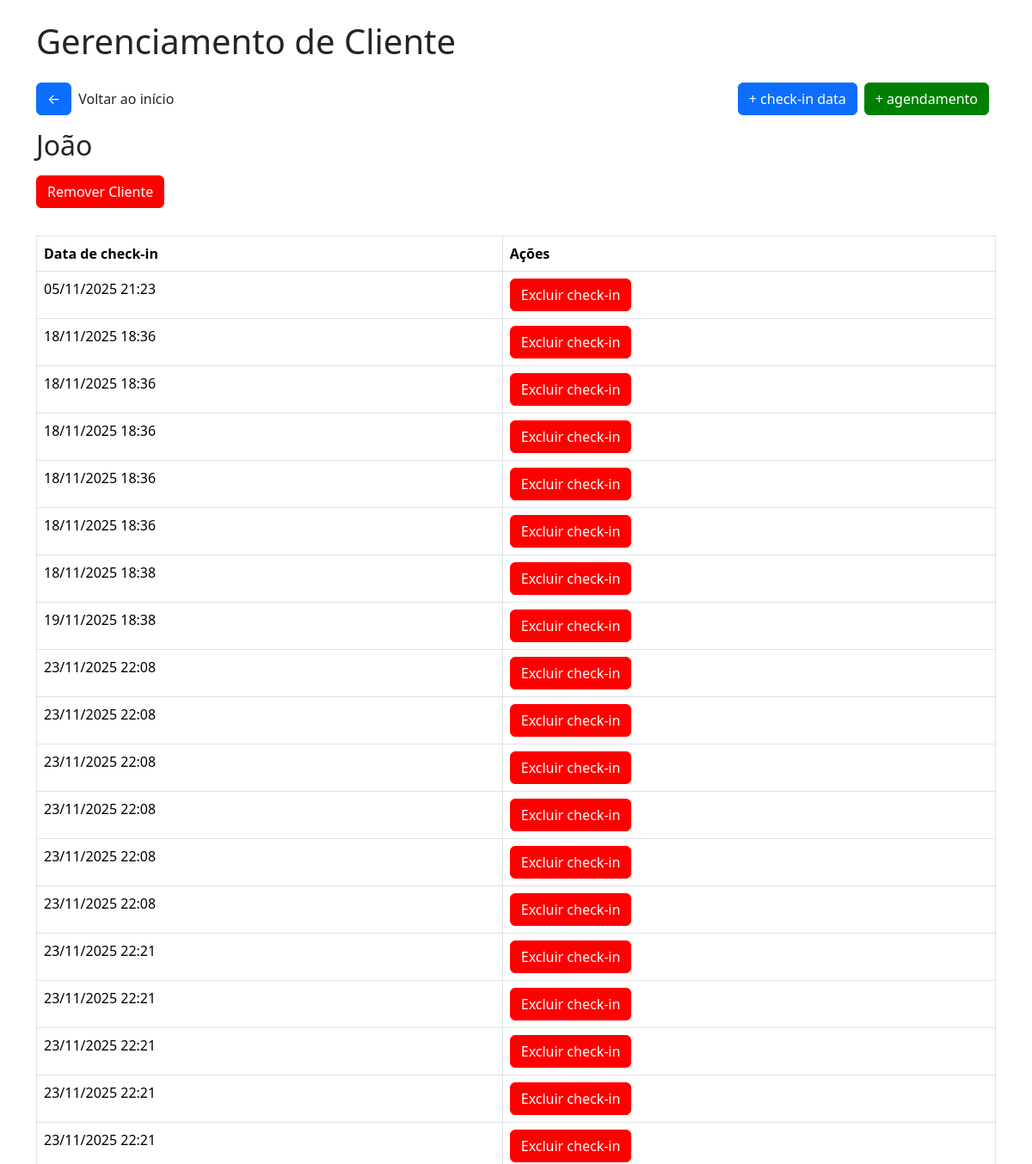
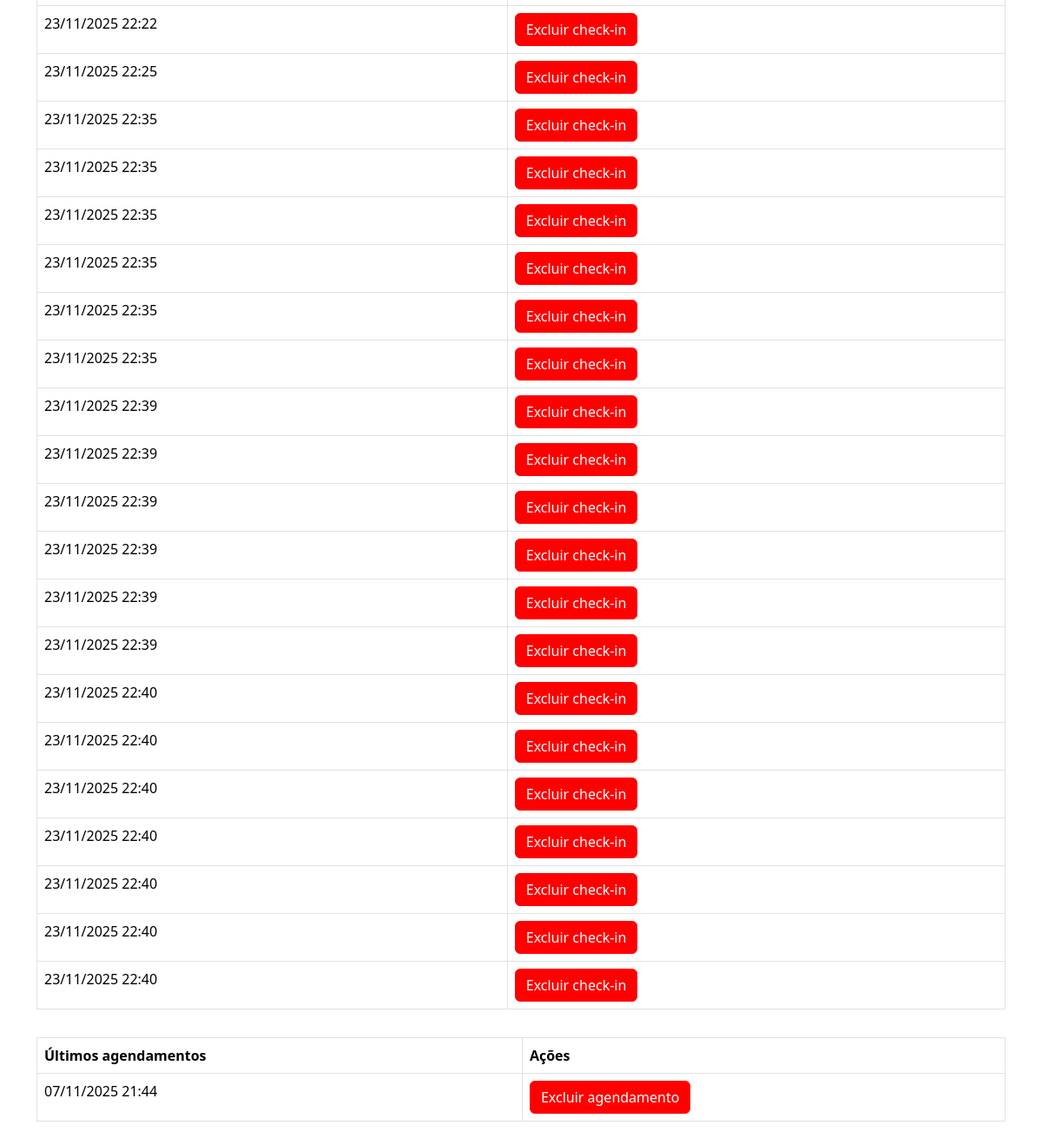
Screenshot of /clientemassagem/5 with the database file from the repository (2 pictures, top to bottom).
### tables this page shows
CREATE TABLE cliente_massagem (
        id INTEGER PRIMARY KEY AUTOINCREMENT,
        nome TEXT NOT NULL,
        status BOOLEAN DEFAULT FALSE,
        checkins INTEGER DEFAULT 0
    );

CREATE TABLE checkin_massagem (
        id INTEGER PRIMARY KEY AUTOINCREMENT,
        cliente_id INTEGER,
        data DATETIME,
        FOREIGN KEY(cliente_id) REFERENCES clientes(id)
    );

CREATE TABLE historico_agendamento_massagem (
        id INTEGER PRIMARY KEY AUTOINCREMENT,
        cliente_id INTEGER,
        data DATETIME,
        FOREIGN KEY(cliente_id) REFERENCES clientes(id)
    );

### app/views/massagem.py (the view)
@app.route('/clientemassagem/<int:cliente_id>')
def cliente_massagem(cliente_id):
    conn = get_db_connection()
    cliente = conn.execute("SELECT * FROM cliente_massagem WHERE id = ?", (cliente_id,)).fetchone()
    checkins = conn.execute("SELECT * FROM checkin_massagem WHERE cliente_id = ? ORDER BY data ASC", (cliente_id,))
    agendamentos = conn.execute("SELECT * FROM historico_agendamento_massagem WHERE cliente_id = ? ORDER BY data ASC", (cliente_id,))
    return render_template('massagem/cliente_massagem.html', cliente=cliente, checkins=checkins, agendamentos=agendamentos)

### app/model/model.py (called while the page is built)
def get_db_connection():
    conn = sqlite3.connect('checkins.db')
    conn.row_factory = sqlite3.Row
    return conn

### app/templates/massagem/cliente_massagem.html (shortened to what this page needs)
<!DOCTYPE html>
<html lang="pt-br">
<head>
    <link href="https://cdn.jsdelivr.net/npm/bootstrap@5.3.2/dist/css/bootstrap.min.css" rel="stylesheet">
    <link rel="stylesheet" href="{{url_for('static', filename='css/style.css')}}">
    <link rel="stylesheet" href="{{url_for('static', filename='css/modal.css')}}">
</head>
<body>
    <div class="container">
        <h1 class="mb-4">
            Gerenciamento de Cliente
        </h1>
        <div class="box-btn-home">
            <div class="box"><a href="/" class="btn btn-primary btn-home">&#x2190</a>
            <p>Voltar ao início</p></div>
            <div class="box">
                <a href="/adcheckindatamassagem/{{cliente.id}}" class="btn btn-primary btn-home">+ check-in data</a>
                <a href="/adicionaragendamentomassagem/{{cliente.id}}" class="btn btn-primary btn-home green">+ agendamento</a>
            </div>
        </div>
        <h2 class="mb-3">
            {{cliente.nome}}
        </h2>
        <button class="btn btn-primary btn-remover" id="openModal">Remover Cliente</button>
        <table class="table table-bordered table-checkin">
            <thead>
                <tr>
                <th>Data de check-in</th>
                <th>Ações</th>
                </tr>
            </thead>
            <tbody>
                {% for checkin in checkins %}
                <tr>
                <td>{{ checkin.data }}</td>
                <td><a href="/excluircheckinmassagem/{{checkin.id}}" class="btn btn-primary btn-remover excludecheckin">Excluir check-in</a></td>
                </tr>
                {% endfor %}
            </tbody>
        </table>
        <table class="table table-bordered table-checkin">
            <thead>
                <tr>
                <th>Últimos agendamentos</th>
                <th>Ações</th>
                </tr>
            </thead>
            <tbody>
                {% for a in agendamentos %}
                <tr>
                <td>{{ a.data }}</td>
                <td><a href="/excluiragendamentomassagem/{{a.id}}" class="btn btn-primary btn-remover excludecheckin">Excluir agendamento</a></td>
                </tr>
                {% endfor %}
            </tbody>
        </table>
</body>
</html>

### app/static/css/style.css (style rules this page uses)
body { padding: 24px; }
a { text-decoration: none; }
.btn-remover { background-color: red; border-color: red; }
.btn-home { margin-bottom: 16px; margin-right: 8px; }
.box-btn-home { width: 100%; display: flex; justify-content: space-between; align-items: center; }
.box-btn-home .box { display: flex; justify-content: center; align-items: center; }
.table-checkin { margin-top: 32px; }
.excludecheckin { color: white; }
.green { background-color: green; border-color:green; }

### rows the page displays
cliente_massagem: nome "João"
checkin_massagem: data "05/11/2025 21:23"
checkin_massagem: data "18/11/2025 18:36"
checkin_massagem: data "18/11/2025 18:36"
checkin_massagem: data "18/11/2025 18:36"
checkin_massagem: data "18/11/2025 18:36"
checkin_massagem: data "18/11/2025 18:36"
checkin_massagem: data "18/11/2025 18:38"
checkin_massagem: data "19/11/2025 18:38"
checkin_massagem: data "23/11/2025 22:08"
checkin_massagem: data "23/11/2025 22:08"
checkin_massagem: data "23/11/2025 22:08"
checkin_massagem: data "23/11/2025 22:08"
checkin_massagem: data "23/11/2025 22:08"
checkin_massagem: data "23/11/2025 22:08"
checkin_massagem: data "23/11/2025 22:21"
checkin_massagem: data "23/11/2025 22:21"
checkin_massagem: data "23/11/2025 22:21"
checkin_massagem: data "23/11/2025 22:21"
checkin_massagem: data "23/11/2025 22:21"
checkin_massagem: data "23/11/2025 22:22"
checkin_massagem: data "23/11/2025 22:25"
checkin_massagem: data "23/11/2025 22:35"
checkin_massagem: data "23/11/2025 22:35"
checkin_massagem: data "23/11/2025 22:35"
checkin_massagem: data "23/11/2025 22:35"
checkin_massagem: data "23/11/2025 22:35"
checkin_massagem: data "23/11/2025 22:35"
checkin_massagem: data "23/11/2025 22:39"
checkin_massagem: data "23/11/2025 22:39"
checkin_massagem: data "23/11/2025 22:39"
checkin_massagem: data "23/11/2025 22:39"
checkin_massagem: data "23/11/2025 22:39"
checkin_massagem: data "23/11/2025 22:39"
checkin_massagem: data "23/11/2025 22:40"
checkin_massagem: data "23/11/2025 22:40"
checkin_massagem: data "23/11/2025 22:40"
checkin_massagem: data "23/11/2025 22:40"
checkin_massagem: data "23/11/2025 22:40"
checkin_massagem: data "23/11/2025 22:40"
checkin_massagem: data "23/11/2025 22:40"
historico_agendamento_massagem: data "07/11/2025 21:44"
